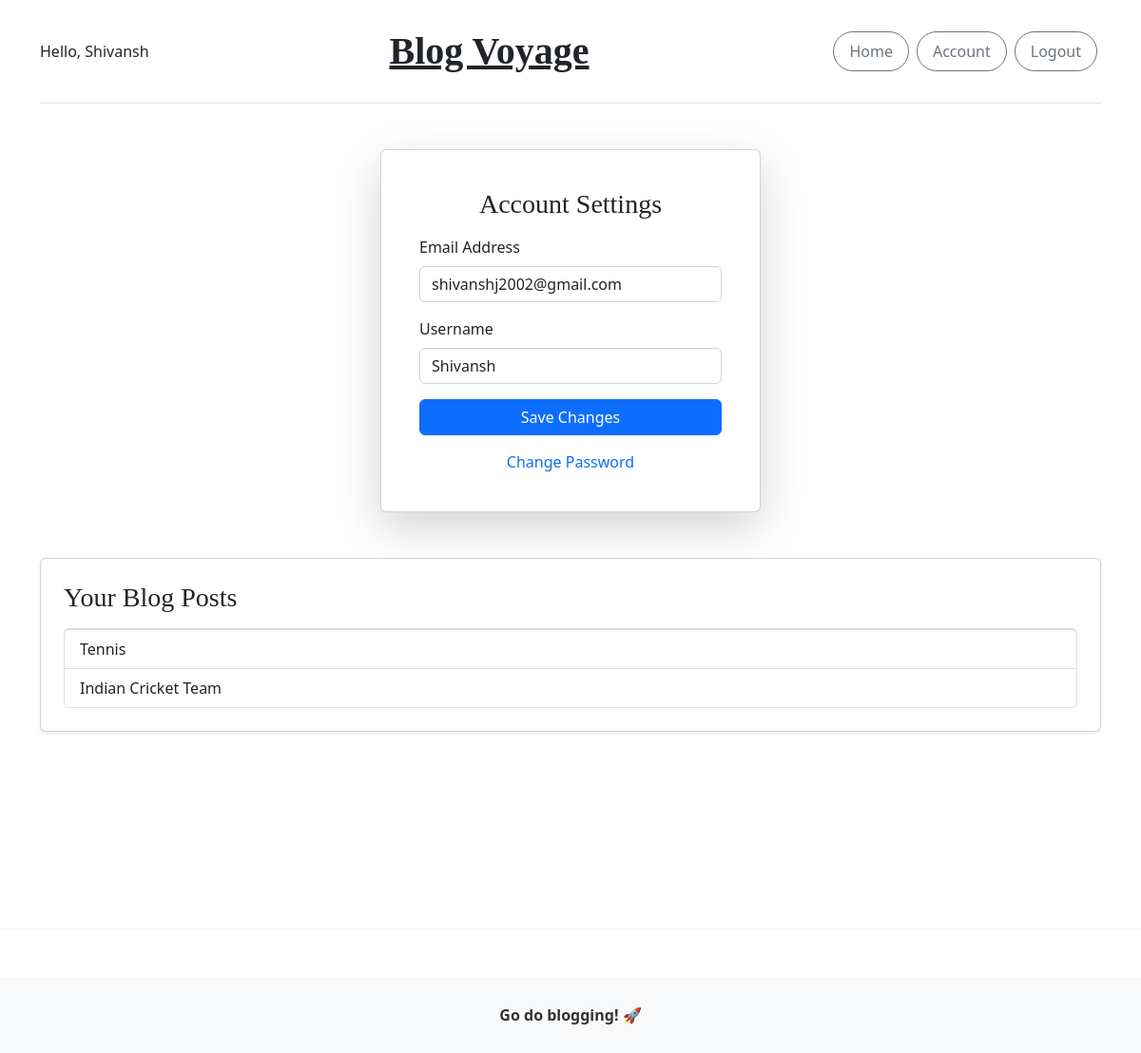
The app's page /account/ (signed in) with its own data.
### account/models.py (models this page shows, shortened)
class Account(AbstractBaseUser):
    email           = models.EmailField(verbose_name="email", max_length=60, unique=True)
    username       = models.CharField(max_length=30, unique=True)
    date_joined     = models.DateTimeField(verbose_name='date joined', auto_now_add=True)
    last_login      = models.DateTimeField(verbose_name='last login', auto_now=True)
    is_admin        = models.BooleanField(default=False)
    is_active       = models.BooleanField(default=True)
    is_staff        = models.BooleanField(default=False)
    is_superuser    = models.BooleanField(default=False)
    USERNAME_FIELD = 'email'
    REQUIRED_FIELDS = ['username',]
    objects = MyAccountManager()

### blog/models.py (models this page shows)
class BlogPost(models.Model):
	title 					= models.CharField(max_length=50, null=False, blank=False)
	body 					= models.TextField(max_length=5000, null=False, blank=False)
	image		 			= models.ImageField(upload_to=upload_location, null=True, blank=True)
	date_published 			= models.DateTimeField(auto_now_add=True, verbose_name="date published")
	date_updated 			= models.DateTimeField(auto_now=True, verbose_name="date updated")
	author 					= models.ForeignKey(settings.AUTH_USER_MODEL, on_delete=models.CASCADE)
	slug 					= models.SlugField(blank=True, unique=True)
	def __str__(self):
		return self.title

### account/views.py (the view)
# urls.py: path('account/', account_view, name="account"),
def account_view(request):
	if not request.user.is_authenticated:
			return redirect("login")
	context = {}
	if request.POST:
		form = AccountUpdateForm(request.POST, instance=request.user)
		if form.is_valid():
			form.initial = {
					"email": request.POST['email'],
					"username": request.POST['username'],
			}
			form.save()
			context['success_message'] = "Updated"
	else:
		form = AccountUpdateForm(
			initial={
					"email": request.user.email,
					"username": request.user.username,
				}
			)
	context['account_form'] = form
	blog_posts = BlogPost.objects.filter(author=request.user)
	context['blog_posts'] = blog_posts
	return render(request, "account/account.html", context)

### account/forms.py (shortened to what this page needs)
class AccountUpdateForm(forms.ModelForm):
    class Meta:
        model = Account
        fields = ('email', 'username')

### account/templates/account/account.html (shortened to what this page needs)
{% extends 'base.html' %}
{% block content %}
<div class="container d-flex justify-content-center align-items-center mt-5">
    <div class="card shadow-lg p-4" style="max-width: 400px; width: 100%;">
        <div class="card-body">
            <h3 class="text-center mb-3">Account Settings</h3>
            <form method="post">
                <div class="mb-3">
                    <label for="inputEmail" class="form-label">Email Address</label>
                    <input type="email" name="email" id="inputEmail" class="form-control" required autofocus value="{{ account_form.initial.email }}">
                </div>
                <div class="mb-3">
                    <label for="inputUsername" class="form-label">Username</label>
                    <input type="text" name="username" id="inputUsername" class="form-control" required value="{{ account_form.initial.username }}">
                </div>
                <button class="btn btn-primary w-100" type="submit">Save Changes</button>
            </form>
            <div class="text-center mt-3">
                <a href="{% url 'password_change' %}" class="text-decoration-none">Change Password</a>
            </div>
        </div>
    </div>
</div>
<div class="container mt-5">
    <div class="card shadow-sm p-4">
        <h3 class="mb-3">Your Blog Posts</h3>
        {% if blog_posts %}
            <ul class="list-group">
                {% for post in blog_posts %}
                    <li class="list-group-item">
                        <a href="{% url 'blog:detail' post.slug %}" class="text-decoration-none text-dark">
                            {{ post }}
                        </a>
                    </li>
                {% endfor %}
            </ul>
        {% else %}
            <p>You have no blog posts. <a href="{% url 'blog:create' %}">Create one here</a>.</p>
        {% endif %}
    </div>
</div>
{% endblock content %}

### templates/snippets/header.html (shortened to what this page needs)
<link href="https://cdn.jsdelivr.net/npm/bootstrap@5.2.0-beta1/dist/css/bootstrap.min.css" rel="stylesheet">
{% if request.user.is_authenticated %}
<div class="container">
    <header class="blog-header">
        <div class="header-row">
            <div class="header-column">
                <p class="m-0">Hello, {{ request.user.username }}</p>
            </div>
            <div class="header-column text-center">
                <a class="blog-header-logo text-dark" href="{% url 'home' %}">Blog Voyage</a>
            </div>
            <div class="header-right">
                <a class="btn btn-sm btn-outline-secondary btn-custom" href="{% url 'home' %}">Home</a>
                <a class="btn btn-sm btn-outline-secondary btn-custom" href="{% url 'account' %}">Account</a>
                <a class="btn btn-sm btn-outline-secondary btn-custom" href="{% url 'logout' %}">Logout</a>
            </div>
        </div>
    </header>
</div>
{% endif %}

### templates/snippets/header.html (style rules this page uses)
.blog-header { border-bottom: 1px solid #e5e5e5; padding: 1.5rem 0; }
.blog-header-logo { font-family: "Playfair Display", Georgia, "Times New Roman", serif; font-size: 2.5rem; font-weight: bold; }
h1, h2, h3, h4, h5, h6 { font-family: "Playfair Display", Georgia, "Times New Roman", serif; }
.header-row { display: flex; justify-content: space-between; align-items: center; width: 100%; }
.header-column { display: flex; justify-content: center; align-items: center; }
.header-right { display: flex; justify-content: flex-end; align-items: center; }
.btn-custom { font-size: 1rem; padding: 0.5rem 1rem; margin: 0.25rem; border-radius: 25px; }

### records on screen
Account: user.username "Shivansh", email "shivanshj2002@gmail.com", username "Shivansh"
BlogPost: title "Tennis"
BlogPost: title "Indian Cricket Team"
